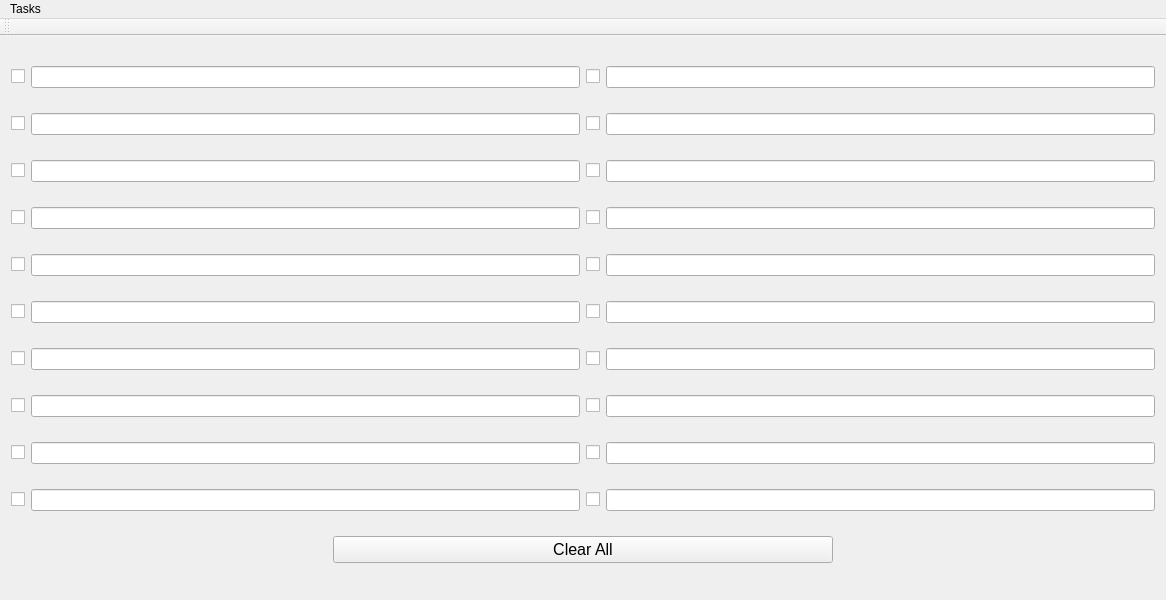
<?xml version="1.0" encoding="UTF-8"?>
<ui version="4.0">
 <class>TaskList</class>
 <widget class="QMainWindow" name="TaskList">
  <property name="geometry">
   <rect>
    <x>0</x>
    <y>0</y>
    <width>1166</width>
    <height>600</height>
   </rect>
  </property>
  <property name="windowTitle">
   <string>TaskList</string>
  </property>
  <widget class="QWidget" name="centralWidget">
   <layout class="QVBoxLayout" name="verticalLayout">
    <item>
     <layout class="QHBoxLayout" name="horizontalLayout_3">
      <item>
       <layout class="QHBoxLayout" name="horizontalLayout">
        <item>
         <widget class="QCheckBox" name="checkBox">
          <property name="text">
           <string/>
          </property>
         </widget>
        </item>
        <item>
         <widget class="QLineEdit" name="lineEdit0"/>
        </item>
       </layout>
      </item>
      <item>
       <layout class="QHBoxLayout" name="horizontalLayout_2">
        <item>
         <widget class="QCheckBox" name="checkBox_2">
          <property name="text">
           <string/>
          </property>
         </widget>
        </item>
        <item>
         <widget class="QLineEdit" name="lineEdit1"/>
        </item>
       </layout>
      </item>
     </layout>
    </item>
    <item>
     <layout class="QHBoxLayout" name="horizontalLayout_4">
      <item>
       <layout class="QHBoxLayout" name="horizontalLayout_5">
        <item>
         <widget class="QCheckBox" name="checkBox_7">
          <property name="text">
           <string/>
          </property>
         </widget>
        </item>
        <item>
         <widget class="QLineEdit" name="lineEdit2"/>
        </item>
       </layout>
      </item>
      <item>
       <layout class="QHBoxLayout" name="horizontalLayout_6">
        <item>
         <widget class="QCheckBox" name="checkBox_8">
          <property name="text">
           <string/>
          </property>
         </widget>
        </item>
        <item>
         <widget class="QLineEdit" name="lineEdit3"/>
        </item>
       </layout>
      </item>
     </layout>
    </item>
    <item>
     <layout class="QHBoxLayout" name="horizontalLayout_7">
      <item>
       <layout class="QHBoxLayout" name="horizontalLayout_8">
        <item>
         <widget class="QCheckBox" name="checkBox_3">
          <property name="text">
           <string/>
          </property>
         </widget>
        </item>
        <item>
         <widget class="QLineEdit" name="lineEdit4"/>
        </item>
       </layout>
      </item>
      <item>
       <layout class="QHBoxLayout" name="horizontalLayout_9">
        <item>
         <widget class="QCheckBox" name="checkBox_9">
          <property name="text">
           <string/>
          </property>
         </widget>
        </item>
        <item>
         <widget class="QLineEdit" name="lineEdit5"/>
        </item>
       </layout>
      </item>
     </layout>
    </item>
    <item>
     <layout class="QHBoxLayout" name="horizontalLayout_10">
      <item>
       <layout class="QHBoxLayout" name="horizontalLayout_11">
        <item>
         <widget class="QCheckBox" name="checkBox_10">
          <property name="text">
           <string/>
          </property>
         </widget>
        </item>
        <item>
         <widget class="QLineEdit" name="lineEdit6"/>
        </item>
       </layout>
      </item>
      <item>
       <layout class="QHBoxLayout" name="horizontalLayout_12">
        <item>
         <widget class="QCheckBox" name="checkBox_11">
          <property name="text">
           <string/>
          </property>
         </widget>
        </item>
        <item>
         <widget class="QLineEdit" name="lineEdit7"/>
        </item>
       </layout>
      </item>
     </layout>
    </item>
    <item>
     <layout class="QHBoxLayout" name="horizontalLayout_13">
      <item>
       <layout class="QHBoxLayout" name="horizontalLayout_14">
        <item>
         <widget class="QCheckBox" name="checkBox_4">
          <property name="text">
           <string/>
          </property>
         </widget>
        </item>
        <item>
         <widget class="QLineEdit" name="lineEdit8"/>
        </item>
       </layout>
      </item>
      <item>
       <layout class="QHBoxLayout" name="horizontalLayout_15">
        <item>
         <widget class="QCheckBox" name="checkBox_12">
          <property name="text">
           <string/>
          </property>
         </widget>
        </item>
        <item>
         <widget class="QLineEdit" name="lineEdit9"/>
        </item>
       </layout>
      </item>
     </layout>
    </item>
    <item>
     <layout class="QHBoxLayout" name="horizontalLayout_16">
      <item>
       <layout class="QHBoxLayout" name="horizontalLayout_17">
        <item>
         <widget class="QCheckBox" name="checkBox_13">
          <property name="text">
           <string/>
          </property>
         </widget>
        </item>
        <item>
         <widget class="QLineEdit" name="lineEdit10"/>
        </item>
       </layout>
      </item>
      <item>
       <layout class="QHBoxLayout" name="horizontalLayout_18">
        <item>
         <widget class="QCheckBox" name="checkBox_14">
          <property name="text">
           <string/>
          </property>
         </widget>
        </item>
        <item>
         <widget class="QLineEdit" name="lineEdit11"/>
        </item>
       </layout>
      </item>
     </layout>
    </item>
    <item>
     <layout class="QHBoxLayout" name="horizontalLayout_19">
      <item>
       <layout class="QHBoxLayout" name="horizontalLayout_20">
        <item>
         <widget class="QCheckBox" name="checkBox_5">
          <property name="text">
           <string/>
          </property>
         </widget>
        </item>
        <item>
         <widget class="QLineEdit" name="lineEdit12"/>
        </item>
       </layout>
      </item>
      <item>
       <layout class="QHBoxLayout" name="horizontalLayout_21">
        <item>
         <widget class="QCheckBox" name="checkBox_15">
          <property name="text">
           <string/>
          </property>
         </widget>
        </item>
        <item>
         <widget class="QLineEdit" name="lineEdit13"/>
        </item>
       </layout>
      </item>
     </layout>
    </item>
    <item>
     <layout class="QHBoxLayout" name="horizontalLayout_22">
      <item>
       <layout class="QHBoxLayout" name="horizontalLayout_23">
        <item>
         <widget class="QCheckBox" name="checkBox_16">
          <property name="text">
           <string/>
          </property>
         </widget>
        </item>
        <item>
         <widget class="QLineEdit" name="lineEdit14"/>
        </item>
       </layout>
      </item>
      <item>
       <layout class="QHBoxLayout" name="horizontalLayout_24">
        <item>
         <widget class="QCheckBox" name="checkBox_17">
          <property name="text">
           <string/>
          </property>
         </widget>
        </item>
        <item>
         <widget class="QLineEdit" name="lineEdit15"/>
        </item>
       </layout>
      </item>
     </layout>
    </item>
    <item>
     <layout class="QHBoxLayout" name="horizontalLayout_25">
      <item>
       <layout class="QHBoxLayout" name="horizontalLayout_26">
        <item>
         <widget class="QCheckBox" name="checkBox_6">
          <property name="text">
           <string/>
          </property>
         </widget>
        </item>
        <item>
         <widget class="QLineEdit" name="lineEdit16"/>
        </item>
       </layout>
      </item>
      <item>
       <layout class="QHBoxLayout" name="horizontalLayout_27">
        <item>
         <widget class="QCheckBox" name="checkBox_18">
          <property name="text">
           <string/>
          </property>
         </widget>
        </item>
        <item>
         <widget class="QLineEdit" name="lineEdit17"/>
        </item>
       </layout>
      </item>
     </layout>
    </item>
    <item>
     <layout class="QHBoxLayout" name="horizontalLayout_28">
      <item>
       <layout class="QHBoxLayout" name="horizontalLayout_29">
        <item>
         <widget class="QCheckBox" name="checkBox_19">
          <property name="text">
           <string/>
          </property>
         </widget>
        </item>
        <item>
         <widget class="QLineEdit" name="lineEdit18">
          <property name="styleSheet">
           <string notr="true"/>
          </property>
          <property name="text">
           <string/>
          </property>
         </widget>
        </item>
       </layout>
      </item>
      <item>
       <layout class="QHBoxLayout" name="horizontalLayout_30">
        <item>
         <widget class="QCheckBox" name="checkBox_20">
          <property name="text">
           <string/>
          </property>
         </widget>
        </item>
        <item>
         <widget class="QLineEdit" name="lineEdit19"/>
        </item>
       </layout>
      </item>
     </layout>
    </item>
    <item alignment="Qt::AlignHCenter">
     <widget class="QPushButton" name="clearButton">
      <property name="minimumSize">
       <size>
        <width>500</width>
        <height>0</height>
       </size>
      </property>
      <property name="font">
       <font>
        <family>Arial</family>
        <pointsize>12</pointsize>
        <weight>9</weight>
        <italic>false</italic>
        <bold>false</bold>
       </font>
      </property>
      <property name="styleSheet">
       <string notr="true">font: 75 12pt &quot;MS Shell Dlg 2&quot;;
font: 75 12pt &quot;Arial&quot;;</string>
      </property>
      <property name="text">
       <string>Clear All</string>
      </property>
     </widget>
    </item>
   </layout>
  </widget>
  <widget class="QToolBar" name="mainToolBar">
   <attribute name="toolBarArea">
    <enum>TopToolBarArea</enum>
   </attribute>
   <attribute name="toolBarBreak">
    <bool>false</bool>
   </attribute>
  </widget>
  <widget class="QMenuBar" name="menuBar">
   <property name="geometry">
    <rect>
     <x>0</x>
     <y>0</y>
     <width>1166</width>
     <height>18</height>
    </rect>
   </property>
   <widget class="QMenu" name="menuAdd_Task">
    <property name="title">
     <string>Tasks</string>
    </property>
    <addaction name="actionAddTask"/>
    <addaction name="separator"/>
    <addaction name="actionSet_WorkFlow_Title"/>
   </widget>
   <addaction name="menuAdd_Task"/>
  </widget>
  <action name="actionAddTask">
   <property name="text">
    <string>AddTask</string>
   </property>
  </action>
  <action name="actionSet_WorkFlow_Title">
   <property name="text">
    <string>Set WorkFlow Title</string>
   </property>
  </action>
 </widget>
 <layoutdefault spacing="6" margin="11"/>
 <resources/>
 <connections/>
</ui>
